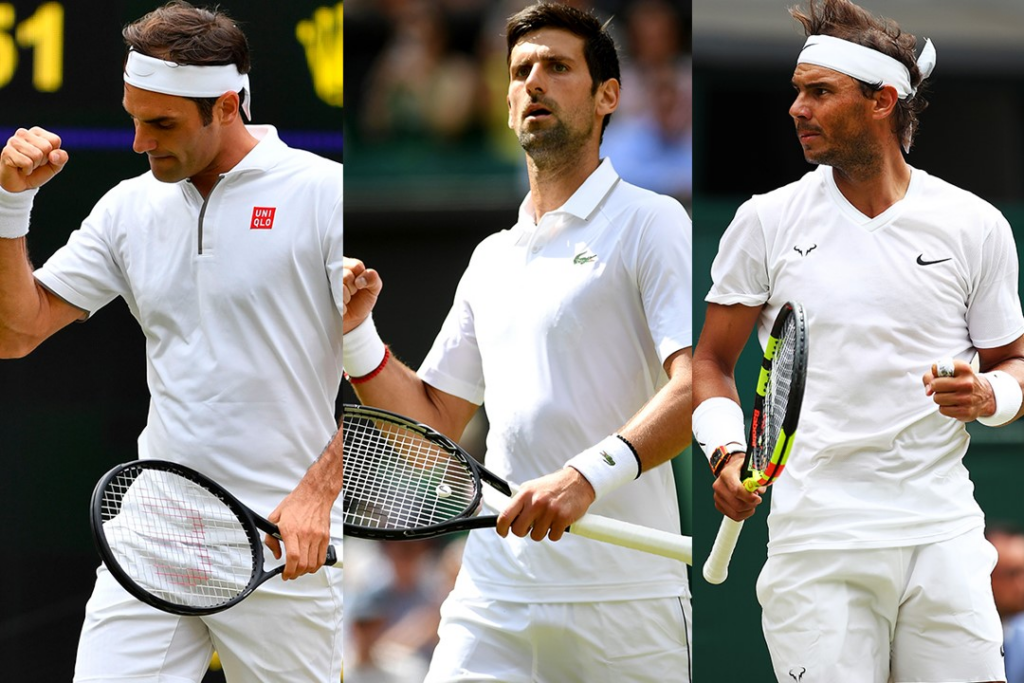
#> input picture examples/221208/ex_image.png, 1024 x 683 px
$ python ex_01.py
#> lines starting #> are read from the running program, lines starting #| are printed output that depends on the picture
# 같은 크기의 이미지 블렌딩 실험
# 이미지 블렌딩 및 붙여넣기

import numpy as np
import cv2
import matplotlib.pyplot as plt

large_img = cv2.imread('./ex_image.png')
#> large_img is the input picture: shape (683, 1024, 3); mean B, G, R 130.2, 135.3, 140.5
watermakr = cv2.imread('./ex_image_logo.png')
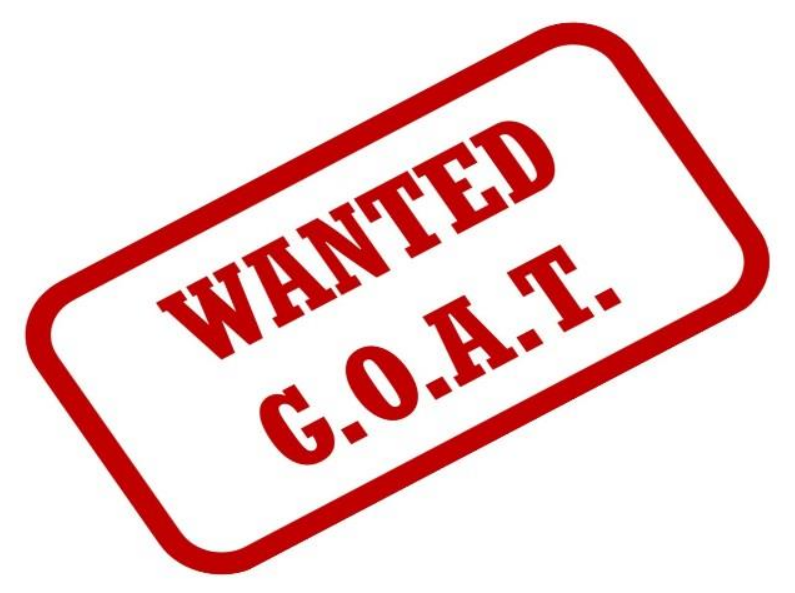
#> input picture examples/221208/ex_image_logo.png, 795 x 593 px
#> watermakr is the input picture: shape (593, 795, 3); mean B, G, R 213, 213, 242.4

print ('large_image size >>> ', large_img.shape)
#| large_image size >>>  (683, 1024, 3)
print ('watermakr image size >>> ', watermakr.shape)
#| watermakr image size >>>  (593, 795, 3)

# cv2.imshow('image large', large_img)
# cv2.imshow('watermakr', watermakr)
# cv2.waitKey(0)
# 결과 : 두개의 이미지가 크기가 다름(로고사진이 더 작음)
# -> 두 사진의 크기 맞춰주기 : resize()

img1 = cv2.resize(large_img,(800,600))
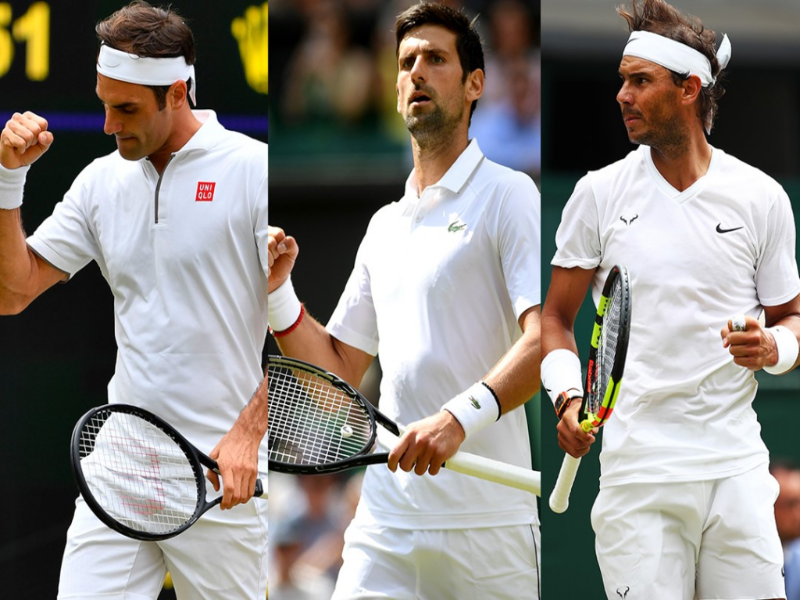
#> img1: shape (600, 800, 3); mean B, G, R 130.1, 135.2, 140.4
img2 = cv2.resize(watermakr,(800,600))
# cv2.imshow('image large', img1)
# cv2.imshow('watermakr', img2)
# cv2.waitKey(0)
# -> 두사진이 크기 같아진걸 확인할수있음
print('img resize >>', img1.shape)
#| img resize >> (600, 800, 3)
print('watermakr >>', img2.shape)
#| watermakr >> (600, 800, 3)
''' --------- 수치로 확인해보기 --------------
large_image size >>>  (683, 1024, 3)
watermakr image size >>>  (593, 795, 3)
img resize >> (600, 800, 3)
watermakr >> (600, 800, 3)----------------'''


## 혼합 진행 ##

# 처음 0.5 값 설정 _ 베이스 5:5
# blended = cv2.addWeighted(img1, 0.5, img2, 0.5, 0)  # 0.5 =반정도 투명하게 설정, 0.9 = 더 선명,  0 = 감마포인트
# cv2.imshow('image show', blended)
# cv2.waitKey(0)

# 9:1
# 결과 : 로고가 굉장히 흐리고, 사람이미지 거의 뚜렷하게 출력됨
# blended = cv2.addWeighted(img1, 0.9, img2, 0.1, 0)
# cv2.imshow('image show', blended)
# cv2.waitKey(0)


# 1로 설정
# 결과 : 모든값이 흰색으로 출력되므로 뒤에있는 사람이미지img1이 전부 흰색으로 출력됨
# blended = cv2.addWeighted(img1, 1, img2, 1, 0)
# cv2.imshow('image show', blended)
# cv2.waitKey(0)

# # 높은 값으로 전달
# # blended = cv2.addWeighted(img1, 0.8, img2, 0.2, 0)

# # 1로 설정
# blended = cv2.addWeighted(img1, 1, img2, 1, 0)
# cv2.imshow("img show", blended)
# cv2.waitKey(0)
